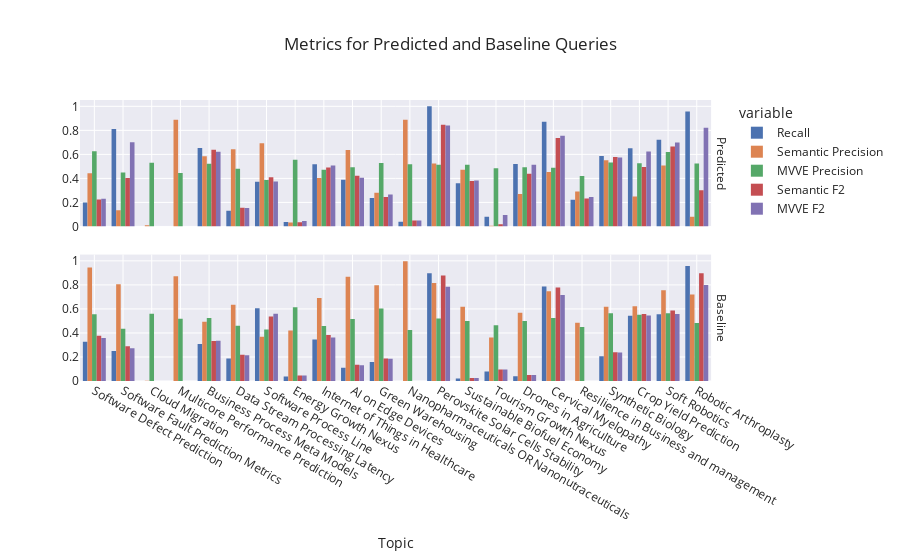

The cell this chart's notebook holds for it:
### Code cell
fig = px.histogram(plt_df, x="Topic", y=["Recall", "Semantic Precision", "MVVE Precision", "Semantic F2", "MVVE F2"], title="Metrics for Predicted and Baseline Queries", barmode="group",
                   facet_row="index", facet_row_spacing=0.1)

# Sort by value
fig.for_each_trace(lambda t: t.update(x=t.x[::-1], y=t.y[::-1]))
fig.for_each_annotation(lambda a: a.update(text=a.text.split("=")[-1]))
fig.update_layout(yaxis1_title="", yaxis2_title="", yaxis1_dtick=0.2, yaxis2_dtick=0.2)
fig.show()

### Figure 1 — Plotly figure (JSON) as saved in the notebook; plotly's stock layout.template omitted (floating-point values rounded to 4 significant figures)
{"data": [{"alignmentgroup": "True", "bingroup": "x", "histfunc": "sum", "hovertemplate": "variable=Recall<br>index=Predicted<br>Topic=%{x}<br>sum of value=%{y}<extra></extra>", "legendgroup": "Recall", "marker": {"color": "rgb(76,114,176)", "pattern": {"shape": ""}}, "name": "Recall", "offsetgroup": "Recall", "orientation": "v", "showlegend": true, "type": "histogram", "x": ["Software Defect Prediction", "Software Fault Prediction Metrics", "Cloud Migration", "Multicore Performance Prediction", "Business Process Meta Models", "Data Stream Processing Latency", "Software Process Line", "Energy Growth Nexus", "Internet of Things in Healthcare", "AI on Edge Devices", "Green Warehousing", "Nanopharmaceuticals OR Nanonutraceuticals", "Perovskite Solar Cells Stability", "Sustainable Biofuel Economy", "Tourism Growth Nexus", "Drones in Agriculture", "Cervical Myelopathy", "Resilience in Business and management", "Synthetic Biology", "Crop Yield Prediction", "Soft Robotics", "Robotic Arthroplasty"], "xaxis": "x2", "y": [0.2, 0.812, 0, 0, 0.654, 0.13, 0.372, 0.037, 0.517, 0.389, 0.237, 0.04, 1, 0.36, 0.08, 0.52, 0.872, 0.222, 0.586, 0.652, 0.722, 0.957], "yaxis": "y2"}, {"alignmentgroup": "True", "bingroup": "x", "histfunc": "sum", "hovertemplate": "variable=Recall<br>index=Baseline<br>Topic=%{x}<br>sum of value=%{y}<extra></extra>", "legendgroup": "Recall", "marker": {"color": "rgb(76,114,176)", "pattern": {"shape": ""}}, "name": "Recall", "offsetgroup": "Recall", "orientation": "v", "showlegend": false, "type": "histogram", "x": ["Software Defect Prediction", "Software Fault Prediction Metrics", "Cloud Migration", "Multicore Performance Prediction", "Business Process Meta Models", "Data Stream Processing Latency", "Software Process Line", "Energy Growth Nexus", "Internet of Things in Healthcare", "AI on Edge Devices", "Green Warehousing", "Nanopharmaceuticals OR Nanonutraceuticals", "Perovskite Solar Cells Stability", "Sustainable Biofuel Economy", "Tourism Growth Nexus", "Drones in Agriculture", "Cervical Myelopathy", "Resilience in Business and management", "Synthetic Biology", "Crop Yield Prediction", "Soft Robotics", "Robotic Arthroplasty"], "xaxis": "x", "y": [0.327, 0.25, 0, 0, 0.308, 0.188, 0.605, 0.037, 0.345, 0.111, 0.158, 0, 0.897, 0.02, 0.08, 0.04, 0.787, 0, 0.207, 0.543, 0.556, 0.957], "yaxis": "y"}, {"alignmentgroup": "True", "bingroup": "x", "histfunc": "sum", "hovertemplate": "variable=Semantic Precision<br>index=Predicted<br>Topic=%{x}<br>sum of value=%{y}<extra></extra>", "legendgroup": "Semantic Precision", "marker": {"color": "rgb(221,132,82)", "pattern": {"shape": ""}}, "name": "Semantic Precision", "offsetgroup": "Semantic Precision", "orientation": "v", "showlegend": true, "type": "histogram", "x": ["Software Defect Prediction", "Software Fault Prediction Metrics", "Cloud Migration", "Multicore Performance Prediction", "Business Process Meta Models", "Data Stream Processing Latency", "Software Process Line", "Energy Growth Nexus", "Internet of Things in Healthcare", "AI on Edge Devices", "Green Warehousing", "Nanopharmaceuticals OR Nanonutraceuticals", "Perovskite Solar Cells Stability", "Sustainable Biofuel Economy", "Tourism Growth Nexus", "Drones in Agriculture", "Cervical Myelopathy", "Resilience in Business and management", "Synthetic Biology", "Crop Yield Prediction", "Soft Robotics", "Robotic Arthroplasty"], "xaxis": "x2", "y": [0.443, 0.134, 0.01, 0.889, 0.585, 0.642, 0.693, 0.032, 0.404, 0.636, 0.281, 0.888, 0.524, 0.473, 0.005, 0.271, 0.454, 0.29, 0.552, 0.25, 0.507, 0.081], "yaxis": "y2"}, {"alignmentgroup": "True", "bingroup": "x", "histfunc": "sum", "hovertemplate": "variable=Semantic Precision<br>index=Baseline<br>Topic=%{x}<br>sum of value=%{y}<extra></extra>", "legendgroup": "Semantic Precision", "marker": {"color": "rgb(221,132,82)", "pattern": {"shape": ""}}, "name": "Semantic Precision", "offsetgroup": "Semantic Precision", "orientation": "v", "showlegend": false, "type": "histogram", "x": ["Software Defect Prediction", "Software Fault Prediction Metrics", "Cloud Migration", "Multicore Performance Prediction", "Business Process Meta Models", "Data Stream Processing Latency", "Software Process Line", "Energy Growth Nexus", "Internet of Things in Healthcare", "AI on Edge Devices", "Green Warehousing", "Nanopharmaceuticals OR Nanonutraceuticals", "Perovskite Solar Cells Stability", "Sustainable Biofuel Economy", "Tourism Growth Nexus", "Drones in Agriculture", "Cervical Myelopathy", "Resilience in Business and management", "Synthetic Biology", "Crop Yield Prediction", "Soft Robotics", "Robotic Arthroplasty"], "xaxis": "x", "y": [0.945, 0.806, 0.003, 0.872, 0.494, 0.635, 0.369, 0.42, 0.69, 0.868, 0.797, 0.996, 0.815, 0.619, 0.362, 0.568, 0.748, 0.484, 0.619, 0.622, 0.755, 0.72], "yaxis": "y"}, {"alignmentgroup": "True", "bingroup": "x", "histfunc": "sum", "hovertemplate": "variable=MVVE Precision<br>index=Predicted<br>Topic=%{x}<br>sum of value=%{y}<extra></extra>", "legendgroup": "MVVE Precision", "marker": {"color": "rgb(85,168,104)", "pattern": {"shape": ""}}, "name": "MVVE Precision", "offsetgroup": "MVVE Precision", "orientation": "v", "showlegend": true, "type": "histogram", "x": ["Software Defect Prediction", "Software Fault Prediction Metrics", "Cloud Migration", "Multicore Performance Prediction", "Business Process Meta Models", "Data Stream Processing Latency", "Software Process Line", "Energy Growth Nexus", "Internet of Things in Healthcare", "AI on Edge Devices", "Green Warehousing", "Nanopharmaceuticals OR Nanonutraceuticals", "Perovskite Solar Cells Stability", "Sustainable Biofuel Economy", "Tourism Growth Nexus", "Drones in Agriculture", "Cervical Myelopathy", "Resilience in Business and management", "Synthetic Biology", "Crop Yield Prediction", "Soft Robotics", "Robotic Arthroplasty"], "xaxis": "x2", "y": [0.625, 0.45, 0.531, 0.444, 0.521, 0.481, 0.386, 0.555, 0.471, 0.493, 0.529, 0.517, 0.514, 0.514, 0.484, 0.492, 0.488, 0.419, 0.532, 0.527, 0.62, 0.523], "yaxis": "y2"}, {"alignmentgroup": "True", "bingroup": "x", "histfunc": "sum", "hovertemplate": "variable=MVVE Precision<br>index=Baseline<br>Topic=%{x}<br>sum of value=%{y}<extra></extra>", "legendgroup": "MVVE Precision", "marker": {"color": "rgb(85,168,104)", "pattern": {"shape": ""}}, "name": "MVVE Precision", "offsetgroup": "MVVE Precision", "orientation": "v", "showlegend": false, "type": "histogram", "x": ["Software Defect Prediction", "Software Fault Prediction Metrics", "Cloud Migration", "Multicore Performance Prediction", "Business Process Meta Models", "Data Stream Processing Latency", "Software Process Line", "Energy Growth Nexus", "Internet of Things in Healthcare", "AI on Edge Devices", "Green Warehousing", "Nanopharmaceuticals OR Nanonutraceuticals", "Perovskite Solar Cells Stability", "Sustainable Biofuel Economy", "Tourism Growth Nexus", "Drones in Agriculture", "Cervical Myelopathy", "Resilience in Business and management", "Synthetic Biology", "Crop Yield Prediction", "Soft Robotics", "Robotic Arthroplasty"], "xaxis": "x", "y": [0.555, 0.434, 0.56, 0.518, 0.525, 0.46, 0.429, 0.613, 0.458, 0.516, 0.604, 0.425, 0.521, 0.499, 0.465, 0.5, 0.525, 0.45, 0.563, 0.551, 0.563, 0.483], "yaxis": "y"}, {"alignmentgroup": "True", "bingroup": "x", "histfunc": "sum", "hovertemplate": "variable=Semantic F2<br>index=Predicted<br>Topic=%{x}<br>sum of value=%{y}<extra></extra>", "legendgroup": "Semantic F2", "marker": {"color": "rgb(196,78,82)", "pattern": {"shape": ""}}, "name": "Semantic F2", "offsetgroup": "Semantic F2", "orientation": "v", "showlegend": true, "type": "histogram", "x": ["Software Defect Prediction", "Software Fault Prediction Metrics", "Cloud Migration", "Multicore Performance Prediction", "Business Process Meta Models", "Data Stream Processing Latency", "Software Process Line", "Energy Growth Nexus", "Internet of Things in Healthcare", "AI on Edge Devices", "Green Warehousing", "Nanopharmaceuticals OR Nanonutraceuticals", "Perovskite Solar Cells Stability", "Sustainable Biofuel Economy", "Tourism Growth Nexus", "Drones in Agriculture", "Cervical Myelopathy", "Resilience in Business and management", "Synthetic Biology", "Crop Yield Prediction", "Soft Robotics", "Robotic Arthroplasty"], "xaxis": "x2", "y": [0.225, 0.403, 0, 0, 0.639, 0.155, 0.41, 0.036, 0.49, 0.422, 0.245, 0.049, 0.846, 0.378, 0.019, 0.439, 0.737, 0.233, 0.579, 0.494, 0.666, 0.302], "yaxis": "y2"}, {"alignmentgroup": "True", "bingroup": "x", "histfunc": "sum", "hovertemplate": "variable=Semantic F2<br>index=Baseline<br>Topic=%{x}<br>sum of value=%{y}<extra></extra>", "legendgroup": "Semantic F2", "marker": {"color": "rgb(196,78,82)", "pattern": {"shape": ""}}, "name": "Semantic F2", "offsetgroup": "Semantic F2", "orientation": "v", "showlegend": false, "type": "histogram", "x": ["Software Defect Prediction", "Software Fault Prediction Metrics", "Cloud Migration", "Multicore Performance Prediction", "Business Process Meta Models", "Data Stream Processing Latency", "Software Process Line", "Energy Growth Nexus", "Internet of Things in Healthcare", "AI on Edge Devices", "Green Warehousing", "Nanopharmaceuticals OR Nanonutraceuticals", "Perovskite Solar Cells Stability", "Sustainable Biofuel Economy", "Tourism Growth Nexus", "Drones in Agriculture", "Cervical Myelopathy", "Resilience in Business and management", "Synthetic Biology", "Crop Yield Prediction", "Soft Robotics", "Robotic Arthroplasty"], "xaxis": "x", "y": [0.376, 0.29, 0, 0, 0.333, 0.219, 0.536, 0.045, 0.383, 0.135, 0.188, 0, 0.879, 0.025, 0.095, 0.049, 0.779, 0, 0.239, 0.558, 0.587, 0.898], "yaxis": "y"}, {"alignmentgroup": "True", "bingroup": "x", "histfunc": "sum", "hovertemplate": "variable=MVVE F2<br>index=Predicted<br>Topic=%{x}<br>sum of value=%{y}<extra></extra>", "legendgroup": "MVVE F2", "marker": {"color": "rgb(129,114,179)", "pattern": {"shape": ""}}, "name": "MVVE F2", "offsetgroup": "MVVE F2", "orientation": "v", "showlegend": true, "type": "histogram", "x": ["Software Defect Prediction", "Software Fault Prediction Metrics", "Cloud Migration", "Multicore Performance Prediction", "Business Process Meta Models", "Data Stream Processing Latency", "Software Process Line", "Energy Growth Nexus", "Internet of Things in Healthcare", "AI on Edge Devices", "Green Warehousing", "Nanopharmaceuticals OR Nanonutraceuticals", "Perovskite Solar Cells Stability", "Sustainable Biofuel Economy", "Tourism Growth Nexus", "Drones in Agriculture", "Cervical Myelopathy", "Resilience in Business and management", "Synthetic Biology", "Crop Yield Prediction", "Soft Robotics", "Robotic Arthroplasty"], "xaxis": "x2", "y": [0.231, 0.7, 0, 0, 0.622, 0.153, 0.375, 0.046, 0.507, 0.406, 0.266, 0.049, 0.841, 0.383, 0.096, 0.514, 0.754, 0.245, 0.574, 0.623, 0.699, 0.821], "yaxis": "y2"}, {"alignmentgroup": "True", "bingroup": "x", "histfunc": "sum", "hovertemplate": "variable=MVVE F2<br>index=Baseline<br>Topic=%{x}<br>sum of value=%{y}<extra></extra>", "legendgroup": "MVVE F2", "marker": {"color": "rgb(129,114,179)", "pattern": {"shape": ""}}, "name": "MVVE F2", "offsetgroup": "MVVE F2", "orientation": "v", "showlegend": false, "type": "histogram", "x": ["Software Defect Prediction", "Software Fault Prediction Metrics", "Cloud Migration", "Multicore Performance Prediction", "Business Process Meta Models", "Data Stream Processing Latency", "Software Process Line", "Energy Growth Nexus", "Internet of Things in Healthcare", "AI on Edge Devices", "Green Warehousing", "Nanopharmaceuticals OR Nanonutraceuticals", "Perovskite Solar Cells Stability", "Sustainable Biofuel Economy", "Tourism Growth Nexus", "Drones in Agriculture", "Cervical Myelopathy", "Resilience in Business and management", "Synthetic Biology", "Crop Yield Prediction", "Soft Robotics", "Robotic Arthroplasty"], "xaxis": "x", "y": [0.357, 0.273, 0, 0, 0.335, 0.214, 0.559, 0.046, 0.363, 0.132, 0.185, 0, 0.784, 0.025, 0.096, 0.049, 0.716, 0, 0.237, 0.545, 0.557, 0.8], "yaxis": "y"}], "layout": {"annotations": [{"font": {}, "showarrow": false, "text": "Baseline", "textangle": 90, "x": 0.98, "xanchor": "left", "xref": "paper", "y": 0.225, "yanchor": "middle", "yref": "paper"}, {"font": {}, "showarrow": false, "text": "Predicted", "textangle": 90, "x": 0.98, "xanchor": "left", "xref": "paper", "y": 0.775, "yanchor": "middle", "yref": "paper"}], "barmode": "group", "legend": {"title": {"text": "variable"}, "tracegroupgap": 0}, "title": {"text": "Metrics for Predicted and Baseline Queries"}, "xaxis": {"anchor": "y", "domain": [0, 0.98], "title": {"text": "Topic"}}, "xaxis2": {"anchor": "y2", "domain": [0, 0.98], "matches": "x", "showticklabels": false}, "yaxis": {"anchor": "x", "domain": [0, 0.45], "dtick": 0.2, "title": {"text": ""}}, "yaxis2": {"anchor": "x2", "domain": [0.55, 1], "dtick": 0.2, "matches": "y", "title": {"text": ""}}}}
